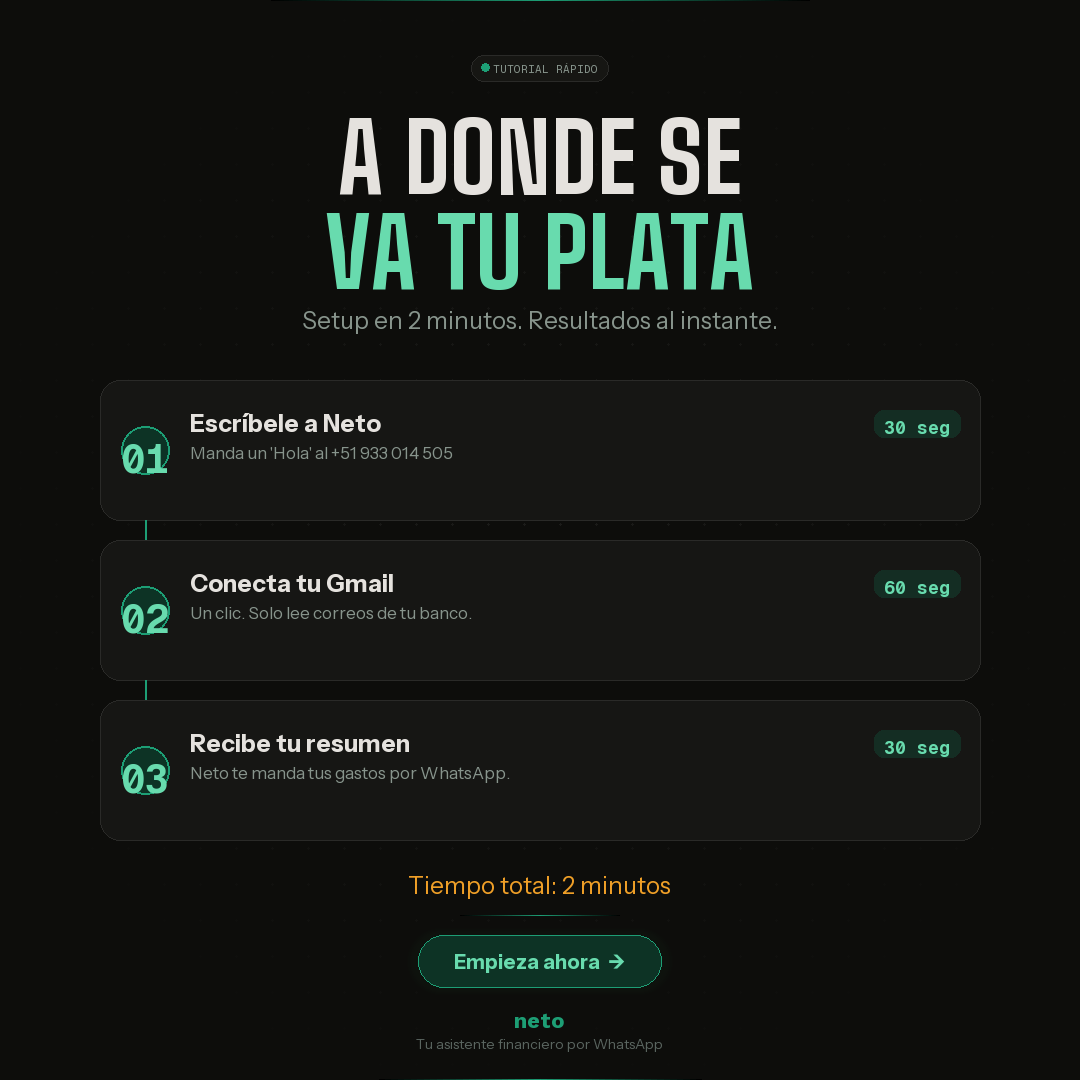

Source code (Python):
"""
Neto — Post 5: Cómo saber a dónde va tu plata en 2 min
Design philosophy: Nocturnal Precision
1080x1080 Instagram/Facebook post
"""

from PIL import Image, ImageDraw, ImageFont
import math

W, H = 1080, 1080
img = Image.new("RGB", (W, H), "#0D0D0B")
draw = ImageDraw.Draw(img)

FONT_DIR = r"C:\Users\USUARIO\AppData\Roaming\Claude\local-agent-mode-sessions\skills-plugin\d7a5aef4-75cf-41e5-8490-8d9904bf00a0\31a84bc0-6b40-4b71-a583-696fec21ef19\skills\canvas-design\canvas-fonts"

f_headline = ImageFont.truetype(f"{FONT_DIR}/BigShoulders-Bold.ttf", 95)
f_sub = ImageFont.truetype(f"{FONT_DIR}/InstrumentSans-Regular.ttf", 24)
f_step_num = ImageFont.truetype(f"{FONT_DIR}/GeistMono-Bold.ttf", 40)
f_step_title = ImageFont.truetype(f"{FONT_DIR}/InstrumentSans-Bold.ttf", 24)
f_step_desc = ImageFont.truetype(f"{FONT_DIR}/InstrumentSans-Regular.ttf", 17)
f_time = ImageFont.truetype(f"{FONT_DIR}/GeistMono-Bold.ttf", 18)
f_cta = ImageFont.truetype(f"{FONT_DIR}/InstrumentSans-Bold.ttf", 20)
f_logo = ImageFont.truetype(f"{FONT_DIR}/WorkSans-Bold.ttf", 22)
f_tag = ImageFont.truetype(f"{FONT_DIR}/InstrumentSans-Regular.ttf", 14)
f_badge = ImageFont.truetype(f"{FONT_DIR}/GeistMono-Regular.ttf", 11)

GREEN = (29, 158, 117)
GREEN_L = (104, 219, 174)
AMBER = (239, 159, 39)
WHITE = (229, 226, 222)
GRAY = (135, 148, 140)
GRAY_DK = (90, 101, 96)
CARD = (22, 22, 20)
BORDER = (42, 42, 40)
BG = (13, 13, 11)

def tw(text, font):
    b = font.getbbox(text)
    return b[2] - b[0]

def ct(text, font, y, color):
    w = tw(text, font)
    draw.text(((W - w) // 2, y), text, fill=color, font=font)

def rr(xy, r, fill, outline=None, width=1):
    draw.rounded_rectangle(xy, radius=r, fill=fill, outline=outline, width=width)

# ── Background ──
for x in range(20, W, 36):
    for y in range(20, H, 36):
        d = math.sqrt(((x - W/2)/(W/2))**2 + ((y - H/2)/(H/2))**2)
        if d < 1.1:
            op = max(0, int(16 * (1 - d / 1.1)))
            draw.ellipse([x-1, y-1, x+1, y+1], fill=(BG[0]+op, BG[1]+op, BG[2]+op))

for r in range(400, 0, -3):
    f = r / 400
    i = int(18 * (1 - f**1.5))
    draw.ellipse([W//2-r, -150-r//3, W//2+r, -150+r//3],
                 fill=(BG[0]+i//3, BG[1]+i, BG[2]+i//2))

for x in range(0, W):
    d = abs(x - W//2) / (W//2)
    if d < 0.5:
        op = int(60 * (1 - d / 0.5))
        draw.point((x, 0), fill=(GREEN[0]*op//60, GREEN[1]*op//60, GREEN[2]*op//60))

# ── Badge ──
bt = "TUTORIAL RÁPIDO"
bw = tw(bt, f_badge)
bx = (W - bw - 32) // 2
by = 55
rr([bx, by, bx+bw+32, by+26], r=13, fill=(22,22,19), outline=BORDER)
draw.ellipse([bx+10, by+8, bx+18, by+16], fill=GREEN)
draw.text((bx+22, by+6), bt, fill=GRAY, font=f_badge)

# ── Headline ──
ct("A DONDE SE", f_headline, 100, WHITE)
ct("VA TU PLATA", f_headline, 195, GREEN_L)

# ── Subtitle ──
ct("Setup en 2 minutos. Resultados al instante.", f_sub, 305, GRAY)

# ── Three steps ──
steps = [
    ("01", "Escríbele a Neto", "Manda un 'Hola' al +51 933 014 505", "30 seg"),
    ("02", "Conecta tu Gmail", "Un clic. Solo lee correos de tu banco.", "60 seg"),
    ("03", "Recibe tu resumen", "Neto te manda tus gastos por WhatsApp.", "30 seg"),
]

sy = 380
step_h = 160
left_margin = 100

for idx, (num, title, desc, time) in enumerate(steps):
    y = sy + idx * step_h

    # Step card
    card_x = left_margin
    card_w = W - 2 * left_margin
    rr([card_x, y, card_x + card_w, y + step_h - 20], r=20, fill=CARD, outline=BORDER)

    # Step number circle
    cx = card_x + 45
    cy = y + (step_h - 20) // 2
    draw.ellipse([cx-24, cy-24, cx+24, cy+24], fill=(13, 51, 37), outline=GREEN, width=2)
    nw = tw(num, f_step_num)
    draw.text((cx - nw//2, cy - 18), num, fill=GREEN_L, font=f_step_num)

    # Title + description
    draw.text((card_x + 90, y + 28), title, fill=WHITE, font=f_step_title)
    draw.text((card_x + 90, y + 62), desc, fill=GRAY, font=f_step_desc)

    # Time badge
    time_w = tw(time, f_time)
    tx = card_x + card_w - time_w - 30
    ty = y + 35
    rr([tx - 10, ty - 5, tx + time_w + 10, ty + 22], r=10, fill=(20, 45, 35))
    draw.text((tx, ty), time, fill=GREEN_L, font=f_time)

    # Connecting line between steps
    if idx < 2:
        line_y = y + step_h - 20
        draw.line([(cx, line_y), (cx, line_y + 20)], fill=GREEN, width=2)

# ── Total time ──
total_y = sy + 3 * step_h + 10
ct("Tiempo total: 2 minutos", f_sub, total_y, AMBER)

# ── Divider ──
dy = total_y + 45
for x in range(W//2 - 80, W//2 + 80):
    d = abs(x - W//2) / 80
    op = max(0, int(50 * (1 - d)))
    draw.point((x, dy), fill=(GREEN[0]*op//50, GREEN[1]*op//50, GREEN[2]*op//50))

# ── CTA ──
cy2 = dy + 20
ct_text = "Empieza ahora  →"
ctw_val = tw(ct_text, f_cta)
cp = 36
cw_total = ctw_val + cp * 2
ch2 = 52
cx2 = (W - cw_total) // 2

for r in range(25, 0, -1):
    f = r / 25
    i = int(6 * (1 - f**2))
    rr([cx2-r//2, cy2-r//3, cx2+cw_total+r//2, cy2+ch2+r//3],
       r=26+r//2, fill=(BG[0]+i//3, BG[1]+i, BG[2]+i//2))

rr([cx2, cy2, cx2+cw_total, cy2+ch2], r=26, fill=(13,51,37), outline=GREEN, width=1)
draw.text((cx2+cp, cy2+14), ct_text, fill=GREEN_L, font=f_cta)

# Logo
ly = cy2 + ch2 + 20
ct("neto", f_logo, ly, GREEN)
ty2 = ly + 28
ct("Tu asistente financiero por WhatsApp", f_tag, ty2, GRAY_DK)

# Bottom edge
for x in range(0, W):
    d = abs(x - W//2) / (W//2)
    if d < 0.3:
        op = int(25 * (1 - d / 0.3))
        draw.point((x, H-1), fill=(GREEN[0]*op//25, GREEN[1]*op//25, GREEN[2]*op//25))

out = r"C:\Neto.pe\marketing\posts\05-como-funciona-2min.png"
img.save(out, "PNG", quality=100)
print(f"Done: {out} ({img.size})")
